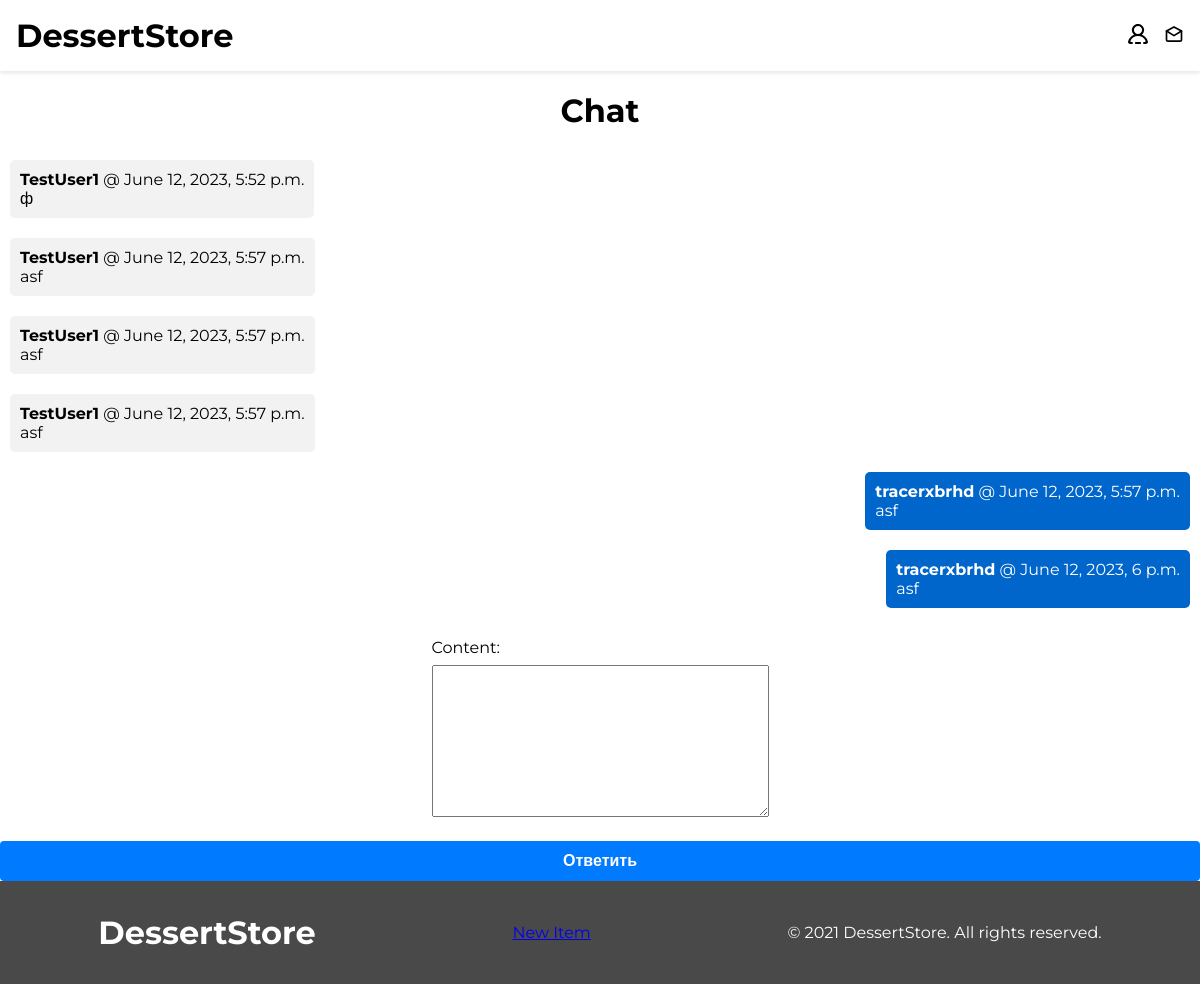
The page /inbox/8/ (signed in) on the database its author committed.
### chat/models.py (models this page shows)
class ChatMessage(models.Model):
    chat = models.ForeignKey(Chat, related_name='messages', on_delete=models.CASCADE)
    content = models.TextField()
    created_at = models.DateTimeField(auto_now_add=True)
    created_by = models.ForeignKey(User, related_name='created_messages', on_delete=models.CASCADE)

### chat/views.py (the view)
# urls.py: path('<int:pk>/', views.detail, name='detail'),
@login_required
def detail(request, pk):
    chat = Chat.objects.filter(members__in = [request.user.id]).get(pk=pk)
    if request.method == 'POST':
        form = ChatMessageForm(request.POST)
        if form.is_valid():
            chat_message = form.save(commit=False)
            chat_message.chat = chat
            chat_message.created_by = request.user
            chat_message.save()
            chat.save()
            return redirect('chat:detail', pk=pk)
    else:
        form = ChatMessageForm()
    return render(request, 'chat/detail.html', {
        'chat': chat,
        'form': form,
    })

### chat/forms.py
class ChatMessageForm(forms.ModelForm):
    class Meta:
        model = ChatMessage
        fields = (
            'content',
        )
        widgets = {
            'content': forms.Textarea(attrs={
                'class': 'w-full'
            })
        }

### chat/templates/chat/detail.html (shortened to what this page needs)
{% extends 'core/base.html' %}
{% block content %}
<div class="chat-container">
    <div class="chat-header">
        <h1 class="chat-header-h1">Chat</h1>
    </div>
    <div class="chat-content">
        {% for message in chat.messages.all %}
            <div class="{% if message.created_by == request.user %} yourmsg {% else %} notyourmsg {% endif %}">
                <div>
                    <p><strong>{{ message.created_by.username }}</strong> @ {{ message.created_at }}</p>
                    <p>{{ message.content }}</p>
                </div>
            </div>
        {% endfor %}
    </div>
    <form action="." method="post" class="chat-form">
        {{ form.as_p }}
        <button class="sign-up-submit" type="submit">Ответить</button>
    </form>
</div>
{% endblock content %}

### static/css/style.final.css (style rules this page uses)
* { margin: 0; padding: 0; box-sizing: border-box; }
body { font-family: 'Montserrat', sans-serif; }
label { display: block; margin-bottom: 0.5rem; }
button[type="submit"] { background-color: #007bff; color: #fff; border-radius: 4px; padding: 0.5rem 1rem; border: none; cursor: pointer; }
.chat-header { display: flex; justify-content: center; align-items: center; margin-top: 20px; }
.chat-header-h1 { font-size: 32px; text-align: center; margin: 0; }
.chat-content { display: flex; justify-content: center; align-items: center; flex-direction: column; margin-top: 20px; }
.chat-form { display: flex; justify-content: center; align-items: center; flex-direction: column; margin-top: 20px; }
.sign-up-submit { height: 40px; width: 100%; background-color: #0066cc; color: #fff; font-size: 16px; font-weight: bold; border-radius: 5px; border: none; cursor: pointer; }
.yourmsg { background-color: #0066cc; color: #fff; align-self: flex-end; max-width: 70%; margin-top: 10px; margin-bottom: 10px; margin-right: 10px; padding: 10px; border-radius: 5px; }
.notyourmsg { background-color: #f2f2f2; color: #000; align-self: flex-start; max-width: 70%; margin-top: 10px; margin-bottom: 10px; margin-left: 10px; padding: 10px; border-radius: 5px; }
.sign-up-submit { height: 40px; width: 100%; background-color: #0066cc; color: #fff; font-size: 16px; font-weight: bold; border-radius: 5px; border: none; cursor: pointer; margin-top: 20px; }

### rows shown on the page
ChatMessage: created_by.username "TestUser1", created_at "June 12, 2023, 5:52 p.m.", content "ф"
ChatMessage: created_by.username "TestUser1", created_at "June 12, 2023, 5:57 p.m.", content "asf"
ChatMessage: created_by.username "TestUser1", created_at "June 12, 2023, 5:57 p.m.", content "asf"
ChatMessage: created_by.username "TestUser1", created_at "June 12, 2023, 5:57 p.m.", content "asf"
ChatMessage: created_by.username "tracerxbrhd", created_at "June 12, 2023, 5:57 p.m.", content "asf"
ChatMessage: created_by.username "tracerxbrhd", created_at "June 12, 2023, 6 p.m.", content "asf"
